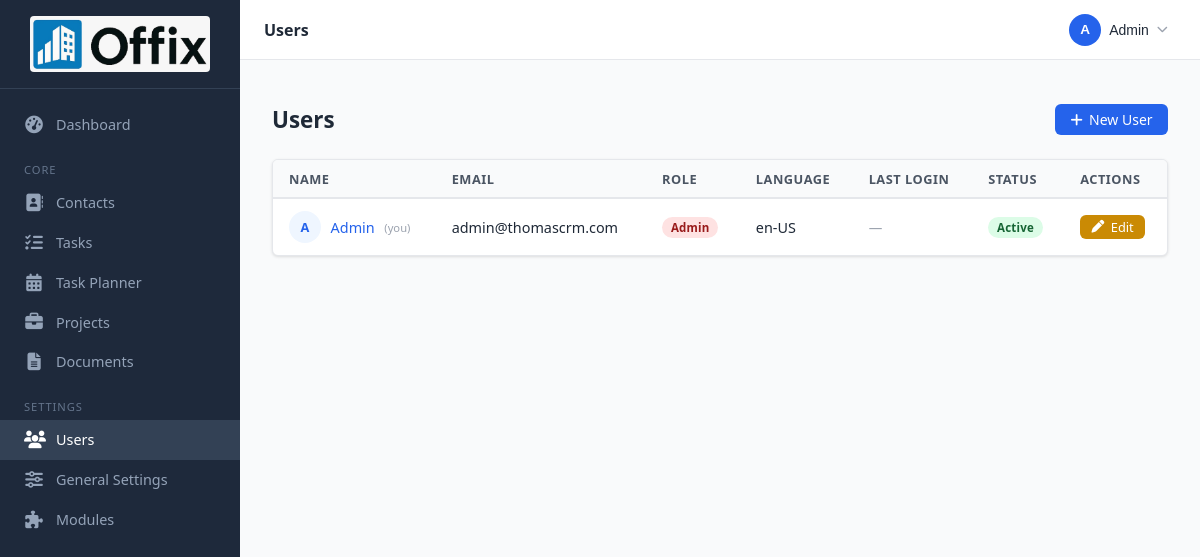
/users (signed in), run on the app's committed database.
### tables this page shows
CREATE TABLE `users` (
  `id` int(10) unsigned NOT NULL AUTO_INCREMENT,
  `name` varchar(150) NOT NULL,
  `email` varchar(255) NOT NULL,
  `password` varchar(255) NOT NULL COMMENT 'bcrypt hash',
  `role` enum('admin','manager','user') NOT NULL DEFAULT 'user',
  `language` varchar(10) NOT NULL DEFAULT 'en-US' COMMENT 'BCP 47 tag: en-US, de-CH',
  `is_active` tinyint(1) NOT NULL DEFAULT 1,
  `avatar` varchar(255) DEFAULT NULL COMMENT 'filename in uploads/avatars/',
  `last_login` timestamp NULL DEFAULT NULL,
  `created_at` timestamp NOT NULL DEFAULT current_timestamp(),
  `updated_at` timestamp NOT NULL DEFAULT current_timestamp() ON UPDATE current_timestamp(),
  PRIMARY KEY (`id`),
  UNIQUE KEY `email` (`email`),
  KEY `idx_users_email` (`email`),
  KEY `idx_users_role` (`role`)
);

### app/controllers/UserController.php (called while the page is built, shortened)
<?php
class UserController extends Controller
{
    private User  $model;
    public function __construct()
    {
        $this->model = new User();
    }
    public function index(): void
    {
        $this->render('users.index', [
            'pageTitle' => __('users.title'),
            'users'     => $this->model->all(),
        ]);
    }
}

### public/index.php (called while the page is built, shortened)
<?php
require APP_PATH . '/core/helpers.php';
$router = new Router();
$router->dispatch($_SERVER['REQUEST_METHOD'], $_SERVER['REQUEST_URI']);

### app/core/Lang.php (called while the page is built, shortened)
<?php
class Lang
{
    private static array  $strings = [];
    private static array $folderMap = [
        'en-US' => 'en',
        'de-CH' => 'de_CH',
    ];
    public static function get(string $key, array $replace = []): string
    {
        $text = self::$strings[$key] ?? $key;
        return $text;
    }
    private static function load(string $locale): void
    {
        $folder = self::$folderMap[$locale] ?? 'en';
        $file   = ROOT_PATH . '/lang/' . $folder . '/app.php';
        if (file_exists($file)) {
            self::$strings = array_merge(self::$strings, require $file);
        }
    }
}

### app/core/helpers.php (called while the page is built, shortened)
<?php
function __(string $key, array $replace = []): string
{
    return Lang::get($key, $replace);
}

### app/core/Model.php (called while the page is built, shortened)
<?php
abstract class Model
{
    protected PDO $db;
    public function __construct()
    {
        $this->db = Database::getInstance();
    }
    protected function query(string $sql, array $params = []): array
    {
        $stmt = $this->db->prepare($sql);
        $stmt->execute($params);
        return $stmt->fetchAll();
    }
}

### app/core/Database.php (called while the page is built, shortened)
<?php
class Database
{
    private static ?PDO $instance = null;
    public static function getInstance(): PDO
    {
        if (self::$instance === null) {
            $config = require ROOT_PATH . '/config/database.php';
            $dsn = "mysql:host={$config['host']};dbname={$config['dbname']};charset={$config['charset']}";
            try {
                self::$instance = new PDO($dsn, $config['username'], $config['password'], [
                    PDO::ATTR_ERRMODE            => PDO::ERRMODE_EXCEPTION,
                    PDO::ATTR_DEFAULT_FETCH_MODE => PDO::FETCH_ASSOC,
                    PDO::ATTR_EMULATE_PREPARES   => false,
                ]);
            } catch (PDOException $e) {
                error_log('DB connection failed: ' . $e->getMessage());
                die('Database connection error. Please check your configuration.');
            }
        }
        return self::$instance;
    }
}

### app/models/User.php (called while the page is built, shortened)
<?php
class User extends Model
{
    public function all(): array
    {
        return $this->query('SELECT id, name, email, role, language, is_active, avatar, last_login, created_at FROM users ORDER BY name');
    }
}

### app/views/users/index.php (the view, shortened to what this page needs)
<div class="page-header">
    <h1 class="page-title"><?= __('users.title') ?></h1>
    <a href="/users/create" class="btn btn-primary"><i class="fa-solid fa-plus"></i> <?= __('users.new') ?></a>
</div>
<div class="card">
    <?php if (empty($users)): ?>
        <div class="empty-state">
            <i class="fa-solid fa-users empty-icon"></i>
            <p><?= __('users.empty') ?></p>
        </div>
    <?php else: ?>
    <div class="table-wrap">
        <table>
            <thead>
                <tr>
                    <th><?= __('label.name') ?></th>
                    <th><?= __('label.email') ?></th>
                    <th><?= __('users.role') ?></th>
                    <th><?= __('users.language') ?></th>
                    <th><?= __('users.last_login') ?></th>
                    <th><?= __('label.status') ?></th>
                    <th><?= __('label.actions') ?></th>
                </tr>
            </thead>
            <tbody>
                <?php foreach ($users as $u): ?>
                <tr>
                    <td>
                        <div style="display:flex; align-items:center; gap:.6rem;">
                            <?php if ($u['avatar']): ?>
                                <img src="/file/avatars/<?= htmlspecialchars($u['avatar']) ?>"
                                     style="width:32px;height:32px;border-radius:50%;object-fit:cover;" alt="">
                            <?php else: ?>
                                <div style="width:32px;height:32px;border-radius:50%;background:var(--brand-light);
                                            display:flex;align-items:center;justify-content:center;
                                            font-weight:700;font-size:.8rem;color:var(--brand);">
                                    <?= strtoupper(mb_substr($u['name'], 0, 1)) ?>
                                </div>
                            <?php endif; ?>
                            <a href="/users/<?= $u['id'] ?>"><?= htmlspecialchars($u['name']) ?></a>
                            <?php if ((int)$u['id'] === (int)$_SESSION['user_id']): ?>
                                <span style="font-size:.7rem;color:var(--gray-400);">(you)</span>
                            <?php endif; ?>
                        </div>
                    </td>
                    <td><?= htmlspecialchars($u['email']) ?></td>
                    <td><span class="badge badge-<?= $u['role'] === 'admin' ? 'high' : ($u['role'] === 'manager' ? 'medium' : 'low') ?>"><?= ucfirst($u['role']) ?></span></td>
                    <td><?= htmlspecialchars($u['language']) ?></td>
                    <td style="color:var(--gray-400); font-size:.85rem;"><?= $u['last_login'] ? date('M j, Y H:i', strtotime($u['last_login'])) : '—' ?></td>
                    <td>
                        <span class="badge <?= $u['is_active'] ? 'badge-active' : 'badge-inactive' ?>">
                            <?= $u['is_active'] ? __('users.active') : __('users.inactive') ?>
                        </span>
                    </td>
                    <td>
                        <div class="actions">
                            <a href="/users/<?= $u['id'] ?>/edit" class="btn btn-sm btn-warning">
                                <i class="fa-solid fa-pen"></i> <?= __('action.edit') ?>
                            </a>
                        </div>
                    </td>
                </tr>
                <?php endforeach; ?>
            </tbody>
        </table>
    </div>
    <?php endif; ?>
</div>

### app/core/Router.php (shortened to what this page needs)
<?php
class Router
{
    private array $routes = [];
    private function addRoute(string $method, string $pattern, string|callable $handler, string $action): void
    {
        $this->routes[] = [
            'method'  => $method,
            'pattern' => $pattern,
            'handler' => $handler,
            'action'  => $action,
        ];
    }
    public function dispatch(string $method, string $uri): void
    {
        $uri = strtok($uri, '?');
        $uri = '/' . trim($uri, '/');
        foreach ($this->routes as $route) {
            if ($route['method'] !== strtoupper($method)) continue;
            $params = [];
            if ($this->matches($route['pattern'], $uri, $params)) {
                $this->call($route['handler'], $route['action'], $params);
                return;
            }
        }
    }
    private function matches(string $pattern, string $uri, array &$params): bool
    {
        $regex = preg_replace('/\{([a-zA-Z_]+)\}/', '(?P<$1>[^/]+)', $pattern);
        $regex = '#^' . $regex . '$#';
        if (preg_match($regex, $uri, $matches)) {
            return true;
        }
        return false;
    }
    private function call(string|callable $handler, string $action, array $params): void
    {
        $controller = new $handler();
        call_user_func_array([$controller, $action], $params);
    }
}

### public/css/app.css (style rules this page uses)
*, *::before, *::after { box-sizing: border-box; margin: 0; padding: 0; }
:root { --brand: #2563eb; --brand-dark: #1d4ed8; --brand-light: #eff6ff; --success: #16a34a; --warning: #ca8a04; --danger: #dc2626; --gray-50: #f9fafb; --gray-100: #f3f4f6; --gray-200: #e5e7eb; --gray-400: #9ca3af; --gray-600: #4b5563; --gray-800: #1f2937; --sidebar-w: 240px; --header-h: 60px; --radius: 6px; --shadow: 0 1px 3px rgba(0,0,0,.12); --font: 'Segoe UI', system-ui, sans-serif; }
html { font-size: 16px; }
body { font-family: var(--font); color: var(--gray-800); background: var(--gray-50); min-height: 100vh; display: flex; }
a { color: var(--brand); text-decoration: none; }
.page-header { display: flex; align-items: center; justify-content: space-between; margin-bottom: 1.5rem; flex-wrap: wrap; gap: .75rem; }
.page-title { font-size: 1.4rem; font-weight: 700; color: var(--gray-800); }
.card { background: #fff; border-radius: var(--radius); border: 1px solid var(--gray-200); box-shadow: var(--shadow); overflow: hidden; }
.table-wrap { overflow-x: auto; }
table { width: 100%; border-collapse: collapse; font-size: .9rem; }
thead th { background: var(--gray-50); border-bottom: 2px solid var(--gray-200); padding: .6rem 1rem; text-align: left; font-weight: 600; white-space: nowrap; color: var(--gray-600); font-size: .8rem; text-transform: uppercase; letter-spacing: .04em; }
tbody td { padding: .75rem 1rem; border-bottom: 1px solid var(--gray-100); vertical-align: middle; }
tbody tr:last-child td { border-bottom: none; }
.actions { display: flex; gap: .4rem; flex-wrap: wrap; }
.btn { display: inline-flex; align-items: center; gap: .4rem; padding: .45rem .9rem; border-radius: var(--radius); font-size: .875rem; font-weight: 500; cursor: pointer; border: 1px solid transparent; transition: background .15s, border-color .15s, color .15s; text-decoration: none; line-height: 1; }
.btn-primary { background: var(--brand); color: #fff; }
.btn-warning { background: var(--warning); color: #fff; }
.btn-sm { padding: .3rem .65rem; font-size: .8rem; }
.badge { display: inline-block; padding: .2rem .55rem; border-radius: 999px; font-size: .72rem; font-weight: 600; letter-spacing: .02em; text-transform: capitalize; }
.badge-active { background: #dcfce7; color: #166534; }
.badge-high { background: #fee2e2; color: #991b1b; }

### data on the page
users: name "A", name "Admin", shows "(you)", email "admin@thomascrm.com", role "Admin", language "en-US"
